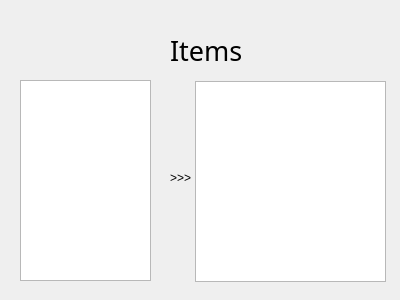
<?xml version="1.0" encoding="UTF-8"?>
<ui version="4.0">
 <class>items</class>
 <widget class="QDialog" name="items">
  <property name="geometry">
   <rect>
    <x>0</x>
    <y>0</y>
    <width>400</width>
    <height>300</height>
   </rect>
  </property>
  <property name="windowTitle">
   <string>Dialog</string>
  </property>
  <widget class="QLabel" name="label">
   <property name="geometry">
    <rect>
     <x>170</x>
     <y>40</y>
     <width>91</width>
     <height>21</height>
    </rect>
   </property>
   <property name="font">
    <font>
     <family>Adobe Arabic</family>
     <pointsize>20</pointsize>
    </font>
   </property>
   <property name="text">
    <string>Items</string>
   </property>
  </widget>
  <widget class="QListView" name="itemName">
   <property name="geometry">
    <rect>
     <x>20</x>
     <y>80</y>
     <width>131</width>
     <height>201</height>
    </rect>
   </property>
  </widget>
  <widget class="QLabel" name="label_2">
   <property name="geometry">
    <rect>
     <x>170</x>
     <y>170</y>
     <width>58</width>
     <height>15</height>
    </rect>
   </property>
   <property name="text">
    <string>&gt;&gt;&gt;</string>
   </property>
  </widget>
  <widget class="QListView" name="itemDetialList">
   <property name="geometry">
    <rect>
     <x>195</x>
     <y>81</y>
     <width>191</width>
     <height>201</height>
    </rect>
   </property>
  </widget>
 </widget>
 <resources/>
 <connections/>
</ui>
